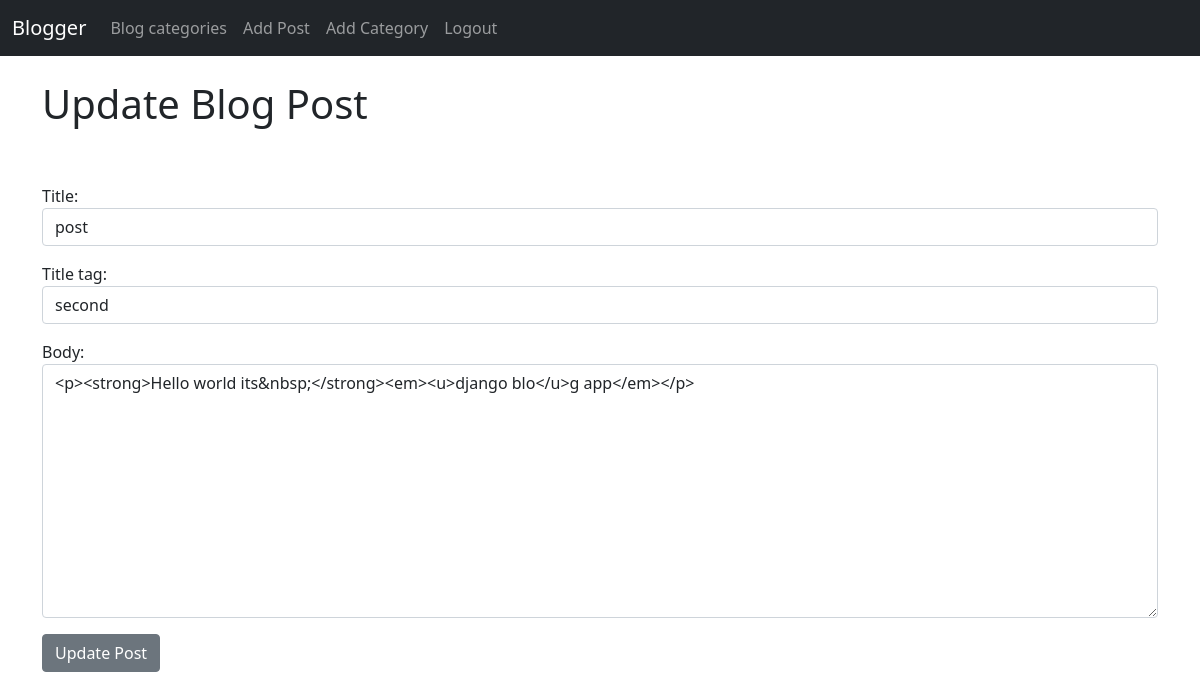
/article/update/18 (signed in), run on the app's committed database.
### theblog/models.py (models this page shows, shortened)
class Post(models.Model):
    title = models.CharField(max_length=255)
    title_tag = models.CharField(max_length=255)
    author = models.ForeignKey(User,on_delete=models.CASCADE)
    body= RichTextField(blank=True,null=True)
    category=models.CharField(max_length=255,default='coding')
    snippet=models.CharField(max_length=255,default='Click link above to read blog post...')
    post_date=models.DateField(auto_now_add=True)
    likes = models.ManyToManyField(User,related_name='blog_post')

### theblog/views.py (the view)
# urls.py: path('article/update/<int:pk>',UpdatePostView.as_view(),name="update_post"),
class UpdatePostView(UpdateView):
    model=Post
    form_class=EditForm
    template_name='update_post.html'

### theblog/forms.py
class EditForm(forms.ModelForm):
    class Meta:
        model=Post
        fields=['title','title_tag','body']
        widgets={
            'title':forms.TextInput(attrs={'class':'form-control' ,'placeholder':'This title placeholder'}),
            'title_tag':forms.TextInput(attrs={'class':'form-control' }),
            'body':forms.Textarea(attrs={'class':'form-control' }),#bootstrap class form-control
        }

### theblog/templates/update_post.html (shortened to what this page needs)
{%extends 'base.html'%}
{% block content %}
{% if user.is_authenticated%}
    {%if user.id == post.author.id%}
<h1>
    Update Blog Post</h1>
    <br><br>
<div class="form-group">
    <form method="POST">
        {{form.as_p}}
        <button class="btn btn-secondary">Update Post</button>
</div>
{%else %}
<div class="container center">
    <h3>Sorry wrong operation😌</h3>
    <a href="{%url 'home'%}">Back to Home Page</a>
</div>
{% endif %}
{%else %}
<div class="container center">
    <h3>Kindly Login to use this functionality😌</h3>
    <a href="{%url 'home'%}">Back to Home Page</a>
</div>
{% endif %}
{% endblock %}

### data on the page
Post: title "post", title_tag "second", body "<p><strong>Hello world its&nbsp;</strong><em><u>django blo</u>g app</em></p>"
